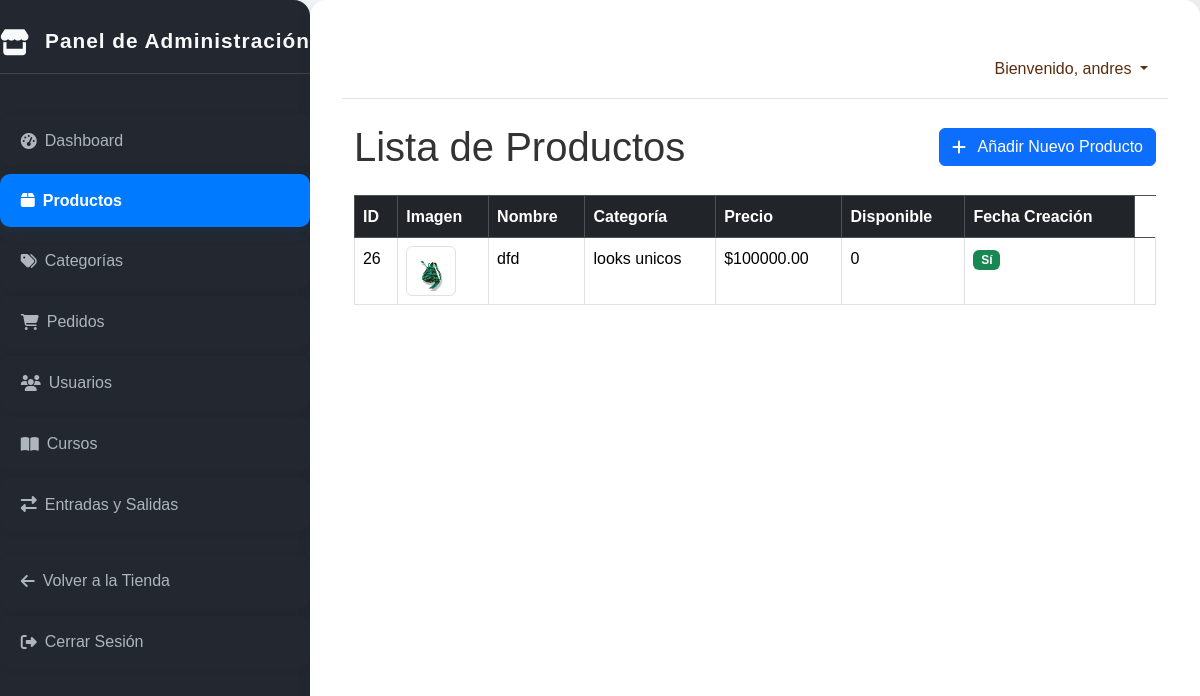
Before: /dashboard/productos/ (signed in) with the older database file.
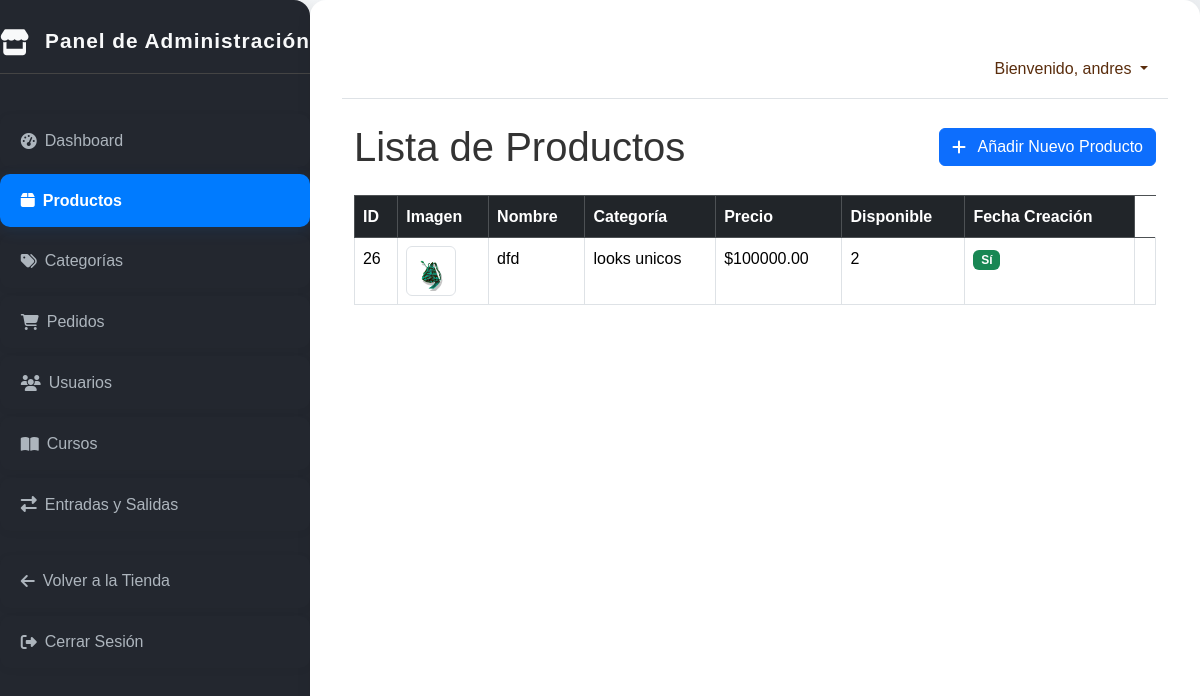
After: the same page with the newer database file.
### productos/models.py (models this page shows, shortened)
class Producto(models.Model):
    categoria = models.ForeignKey(Categoria, related_name='productos', on_delete=models.CASCADE)
    nombre = models.CharField(max_length=200)
    slug = models.SlugField(max_length=200, unique=True, help_text="URL amigable (ej: zapato-flor)")
    descripcion = models.TextField()
    precio = models.DecimalField(max_digits=10, decimal_places=2)
    imagen_principal = models.ImageField(upload_to='productos/', blank=True, null=True, help_text="Imagen principal del producto")
    stock = models.PositiveIntegerField(default=0)
    disponible = models.BooleanField(default=True)
    creado = models.DateTimeField(auto_now_add=True)
    actualizado = models.DateTimeField(auto_now=True)
    FONDO_CHOICES = [
        ('fondo_zapatos_rosados.png', 'Zapatos Rosados'),
        ('tarjeta4.png', 'Tarjeta 4'),
        ('tarjeta5.png', 'Tarjeta 5'),
        ('tarjeta7.png', 'Tarjeta 7'),
        ('tarjeta8.png', 'Tarjeta 8'),
    ]
    imagen_fondo = models.CharField(
        max_length=64,
        choices=FONDO_CHOICES,
        default='fondo_zapatos_rosados.png',
        help_text="Imagen de fondo de la tarjeta del producto (elige una de las imágenes del proyecto)"
    )
    tallas = models.CharField(max_length=120, blank=True, help_text="Ejemplo: 36,37,38,39")
    colores = models.CharField(max_length=120, blank=True, help_text="Ejemplo: Rojo, Azul, Verde")
    class Meta:
        ordering = ['-creado']
        index_together = (('id', 'slug'),)

class Categoria(models.Model):
    nombre = models.CharField(max_length=100, unique=True)
    slug = models.SlugField(max_length=100, unique=True, help_text="URL amigable (ej: zapatos-mujer)")
    descripcion = models.TextField(blank=True, null=True)
    FONDO_CHOICES = [
        ('imagen1defondo.png', 'tarjetas'),
        ('tarjeta1.png', 'tarjeta1'),
        ('tarjeta2.png', 'tarjeta2'),
        ('tarjeta3.png', 'tarjeta3'),
    ]
    imagen_fondo = models.CharField(
        max_length=64,
        choices=FONDO_CHOICES,
        default='fondo.png',
        help_text="Imagen de fondo de la tarjeta (elige una de las imágenes del proyecto)"
    )
    imagen_principal = models.ImageField(upload_to='productos_categoria/', blank=True, null=True, help_text="Imagen principal del producto para mostrar en la tarjeta de la categoría")
    class Meta:
        verbose_name_plural = "Categorías"
        ordering = ['nombre']

### core/views.py (the view)
# urls.py: path('dashboard/productos/', views.producto_lista_admin, name='producto_lista_admin'),
@admin_required(login_url='core:login')
def producto_lista_admin(request):
    productos = Producto.objects.all().order_by('nombre')
    context = {
        'productos': productos,
        'titulo_pagina': 'Administrar Productos',
    }
    return render(request, 'core/dashboard_productos_lista.html', context)

### core/context_processors.py (called while the page is built)
def cart_item_count(request):
    cart = request.session.get('cart', {})
    total_items = sum(item_data.get('cantidad', 0) for item_data in cart.values())
    return {'cart_item_count': total_items}

### core/views.py (called while the page is built)
def is_admin_user(user):
    if user.is_authenticated:
        return user.is_staff or user.is_superuser or user.groups.filter(name='Administradores').exists()
    return False

### core/templates/core/dashboard_productos_lista.html
{% extends 'core/dashboard_base.html' %}
{% block dashboard_content %}
<div class="d-flex justify-content-between align-items-center mb-4">
    <h1 class="mb-0">Lista de Productos</h1>
    <a href="{% url 'core:producto_crear_admin' %}" class="btn btn-primary">
        <i class="fas fa-plus me-2"></i> Añadir Nuevo Producto
    </a>
</div>
<div class="table-responsive">
    <table class="table table-hover table-bordered">
        <thead class="table-dark">
            <tr>
                <th>ID</th>
                <th>Imagen</th>
                <th>Nombre</th>
                <th>Categoría</th>
                <th>Precio</th>
                <th>Disponible</th>
                <th>Fecha Creación</th>
            </tr>
        </thead>
        <tbody>
            {% for producto in productos %}
            <tr>
                <td>{{ producto.id }}</td>
                <td>
                    {% if producto.imagen_principal %}
                        <img src="{{ producto.imagen_principal.url }}" alt="{{ producto.nombre }}" class="img-thumbnail" style="width: 50px; height: 50px; object-fit: cover;">
                    {% else %}
                        <img src="https://via.placeholder.com/50?text=No+Img" alt="Sin imagen" class="img-thumbnail" style="width: 50px; height: 50px; object-fit: cover;">
                    {% endif %}
                </td>
                <td>{{ producto.nombre }}</td>
                <td>{{ producto.categoria.nombre|default:"Sin Categoría" }}</td>
                <td>${{ producto.precio|floatformat:2 }}</td>
                <td>{{ producto.stock }}</td>
                <td>
                    {% if producto.disponible %}
                        <span class="badge bg-success">Sí</span>
                    {% else %}
                        <span class="badge bg-danger">No</span>
                    {% endif %}
                </td>
                <td>{{ producto.fecha_creacion|date:"Y-m-d H:i" }}</td>
            </tr>
            {% empty %}
            <tr>
                <td colspan="9" class="text-center">No hay productos registrados. <a href="{% url 'core:producto_crear_admin' %}">¡Crea uno ahora!</a></td>
            </tr>
            {% endfor %}
        </tbody>
    </table>
</div>
{% endblock %}

Changed rows visible on the page:
changed Producto "dfd": stock "0" → "2"
